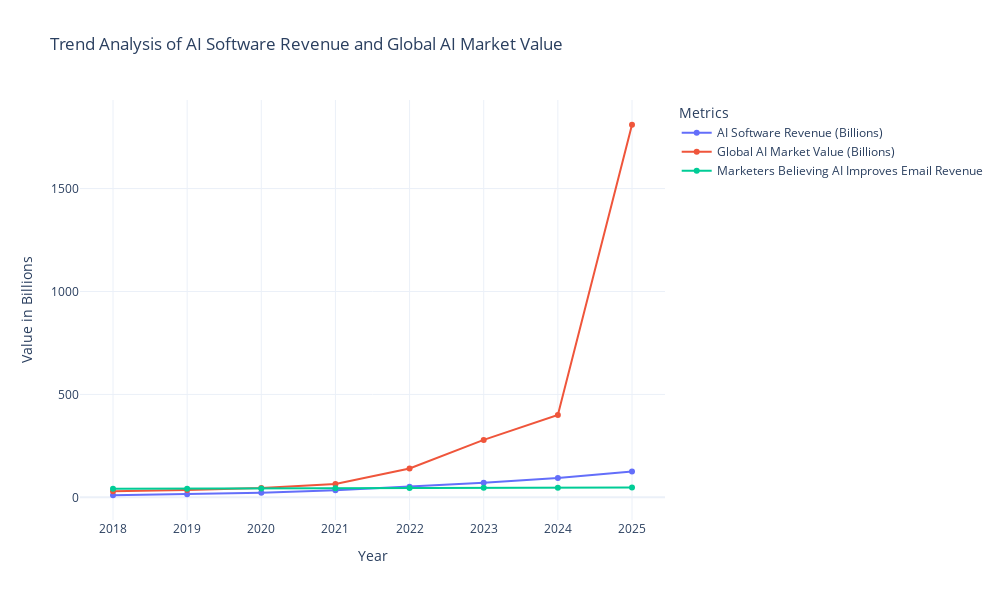

Notebook cell for this chart:
### Markdown cell above
<a id="32"></a>
### <div style="text-align:left; border-radius:15px; padding:20px; color:Black; margin:0; font-size:100%; font-family:Arial; background-color:#48cae4; overflow:hidden"><b>⚡2. Trend Analysis of AI Software Revenue and Global AI Market Value  </b>
</div>

### Code cell
# Create traces for each line
trace1 = go.Scatter(
    x=df_cleaned['Year'],
    y=df_cleaned['AI Software Revenue(in Billions)'],
    mode='lines+markers',
    name='AI Software Revenue (Billions)'
)

trace2 = go.Scatter(
    x=df_cleaned['Year'],
    y=df_cleaned['Global AI Market Value(in Billions)'],
    mode='lines+markers',
    name='Global AI Market Value (Billions)'
)

trace3 = go.Scatter(
    x=df_cleaned['Year'],
    y=df_cleaned['Marketers Believing AI Improves Email Revenue'],
    mode='lines+markers',
    name='Marketers Believing AI Improves Email Revenue'
)

# Create a figure and add the traces
fig = go.Figure(data=[trace1, trace2, trace3])

# Update layout for titles and axes labels
fig.update_layout(
    title='Trend Analysis of AI Software Revenue and Global AI Market Value',
    xaxis_title='Year',
    yaxis_title='Value in Billions',
    legend_title='Metrics',
    template='plotly_white',
    width=1000,
    height=600
)

# Show gridlines
fig.update_xaxes(showgrid=True)
fig.update_yaxes(showgrid=True)

# Display the plot
fig.show()

### Figure 1 — Plotly figure (JSON) as saved in the notebook; plotly's stock layout.template omitted (floating-point values rounded to 4 significant figures)
{"data": [{"mode": "lines+markers", "name": "AI Software Revenue (Billions)", "type": "scatter", "x": [2018, 2019, 2020, 2021, 2022, 2023, 2024, 2025], "y": [10.1, 14.69, 22.59, 34.87, 51.27, 70.94, 94.41, 126]}, {"mode": "lines+markers", "name": "Global AI Market Value (Billions)", "type": "scatter", "x": [2018, 2019, 2020, 2021, 2022, 2023, 2024, 2025], "y": [29.5, 35, 45, 65, 140, 279, 400, 1810]}, {"mode": "lines+markers", "name": "Marketers Believing AI Improves Email Revenue", "type": "scatter", "x": [2018, 2019, 2020, 2021, 2022, 2023, 2024, 2025], "y": [41.29, 42, 43, 44, 45, 46, 47, 48]}], "layout": {"height": 600, "legend": {"title": {"text": "Metrics"}}, "title": {"text": "Trend Analysis of AI Software Revenue and Global AI Market Value"}, "width": 1000, "xaxis": {"showgrid": true, "title": {"text": "Year"}}, "yaxis": {"showgrid": true, "title": {"text": "Value in Billions"}}}}
